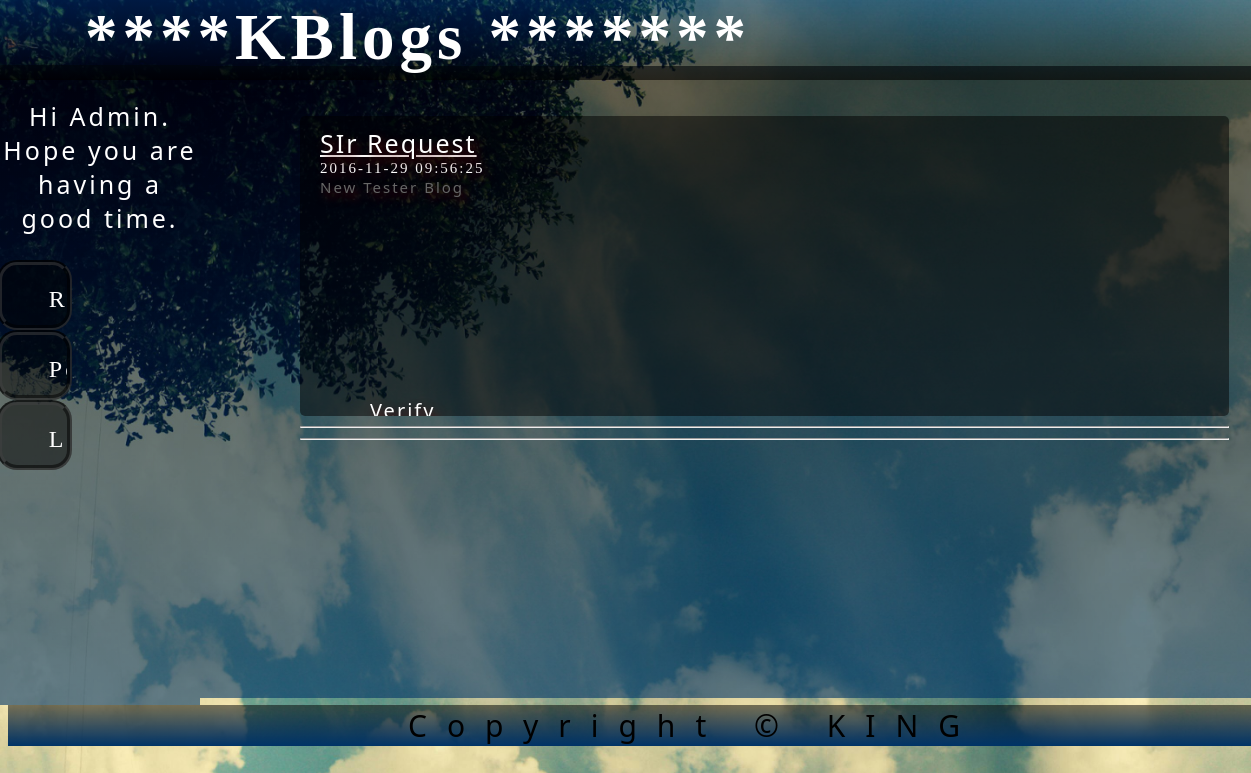
Page /admin/post.php on the committed database.
### tables this page shows
CREATE TABLE `posts` (
  `post_id` int(11) NOT NULL,
  `title` varchar(200) NOT NULL,
  `content` text NOT NULL,
  `datetime` datetime NOT NULL,
  `postby` int(11) NOT NULL,
  `verified` int(11) NOT NULL DEFAULT '0',
  `publish` int(11) NOT NULL DEFAULT '0',
  `r1` int(11) NOT NULL DEFAULT '0',
  `r2` int(11) NOT NULL DEFAULT '0',
  `r3` int(11) NOT NULL DEFAULT '0',
  `r4` int(11) NOT NULL DEFAULT '0',
  `r5` int(11) NOT NULL DEFAULT '0',
  `rating` float NOT NULL DEFAULT '0'
);

### admin/post.php (the view, shortened to what this page needs)
<?php
include "../sqlconnection.php";
$query="SELECT * FROM posts WHERE verified=0 && publish=1 ORDER BY datetime";
    $result=mysqli_query($conn,$query);
?>
<html>
 	<head>
 		<link rel="stylesheet" type="text/css" href="css/admin.css">
 	</head>
 	<body>
 		<div class="brand">
        	<a href= "#" style= "text-decoration:none; color:#ffffff" >&nbsp;&nbsp;&nbsp;&nbsp;****KBlogs *******</a>
    	</div>
 		<div class="menu">
 		<br>
 			<div class="menutext">
 				<center>
 		 			Hi Admin.<br>
 					Hope you are having a good time.
 				</center>
 			</div>
 			<div class="col-3">
 				<ul>
          <li>
            <a href="viewpost.php?post_id=78"><span class="glyphicon glyphicon-tag">&nbsp;<font size="5px" face="Brush Script MT">ReadPosts</font></span></a>
          </li>
          <li>
            <a href="post.php"><span class="glyphicon glyphicon-question-sign">&nbsp;<font size="5px" face="Brush Script MT">Pending</font></span></a>
          </li>
          <li>
            <a href="logout.php"><span class="glyphicon glyphicon-log-out">&nbsp;<font size="5px" face="Brush Script MT">Logout</font></span></a>
          </li>
        </ul>
 			</div>
 		</div>
 		<div class="admincontent">
<?php
    if (mysqli_num_rows($result) > 0){
      while($value=mysqli_fetch_array($result)){
?>
 			  <div id="blog">
               <div id="btitle"><u><?php echo $value['title']; ?></u></div>
               <div id="dtime"><?php echo $value['datetime']; ?></div>
               <div id="bontent"><?php echo $value['content']; ?></div>
               <div id="optns">
               <ul>
               <li><?php echo "<a href=verify_post.php?post_id=".$value['post_id'].">Verify</a>";?></li>
               </ul>
               </div>
           </div>
           <hr><hr><br>
<?php
        }
    }else
    {
?>
        <div style="font-size: 35px"> Hey...It Seems You Don't Have Any Pending Tasks To Be Done....;)<br>You Have Time To Read Blogs.... ;)</div>
<?php
        }
?>
 		</div>
 	 	<div class="copyright">
       		<p>
       			Copyright &copy; KING
       		</p>
     	</div>
 	</body>

### admin/css/admin.css (style rules this page uses)
[class*="col-"] { position: relative; background-color: (0,0,0,0.7); }
.col-3 { width: 25%; }
body { background-image: url(../img/bg.jpg); background-repeat: no-repeat; background-size: 100% 100%; }
.menu { position: fixed; left: 0px; top: 65px; background: -webkit-linear-gradient(rgba(0,0,0,0.5), rgba(66,66,66,1)); background: -moz-linear-gradient(rgba(0,0,0,0.5), rgba(66,66,66,1)); background: linear-gradient(rgba(0,0,0,0.5), rgba(66,66,66,1)); width:200px; height: 80%; border: 5px; border-radius: 0px; border-color: rgba(66,66,66,0.5); justify-content:flex-start; font-family: Candara, Calibri, Segoe, 'Segoe UI', Optima, Arial, sans-serif; font-size: 25px; color: #ffffff; letter-spacing: 3px; background: rgba(0, 51, 102, 0.5); background: -webkit-linear-gradient(rgba(0,0,0,0.6), rgba(0, 51, 102, 0.6)); background: -moz-linear-gradient(rgba(0,0,0,0.6), rgba(0, 51, 102, 0.6)); background: linear-gradient(rgba(0,0,0, 0.6), rgba(0, 51, 102, 0.6)); }
.menutext { border-bottom: 1px solid inherit; }
.menu ul { display: inline-block; list-style-type: none; position: relative; left: -43px; }
.menu ul li { justify-content: center; padding-top: 10px; padding-bottom: 25px; padding-left: 10px; padding-right: 0px; font-size: 30px; width: 55px; overflow: hidden; height: 25px; background-color: rgba(0,0,0,0.5); color: #ffffff; -webkit-transition: width 2s, height 2s; transition: width 0.3s, height 0.3s; border-radius: 20px; border: 5px; border-style: groove; border-color: rgba(66,66,66,0.5); }
.menu ul li a { text-decoration: none; color: inherit; display: inline-block; font-family: "Brush Script MT", cursive; }
span { font-family: "Brush Script MT", cursive; }
.glyphicon { display: inline-block; text-decoration:none; font-family: 'Glyphicons Halflings'; -webkit-font-smoothing: antialiased; -moz-osx-font-smoothing: grayscale; }
.glyphicon-log-out:before { content: "\e163"; }
.glyphicon-tag:before { content: "\e041"; }
.glyphicon-question-sign:before { content: "\e085"; }
.brand { font-size:65px; position:fixed; height: 10%; width:100%; top:0px; left:0px; color:white; font-family: "Brush Script MT", cursive; font-weight: bolder; letter-spacing:5px; z-index: 1000; background: -webkit-linear-gradient(rgba(0, 51, 102, 0.5), rgba(0,0,0,0.6)); background: -moz-linear-gradient(rgba(0, 51, 102, 0.5), rgba(0,0,0,0.6)); background: linear-gradient(rgba(0, 51, 102, 0.5), rgba(0,0,0,0.6)); }
.admincontent { color:#ffffff; position:relative; left:192px; top:58px; padding-left: 100px; padding-top: 50px; padding-right: 50px; width:75.25%; height:74.2%; letter-spacing: 2px; font-family: Candara, Calibri, Segoe, 'Segoe UI', Optima, Arial, sans-serif; font-size: 20px; overflow: scroll; text-shadow: 4px 5px 10px #550000; background: rgba(0, 51, 102, 0.5); background: -webkit-linear-gradient(rgba(0,0,0,0.6), rgba(0, 51, 102, 0.6)); background: -moz-linear-gradient(rgba(0,0,0,0.6), rgba(0, 51, 102, 0.6)); background: linear-gradient(rgba(0,0,0, 0.6), rgba(0, 51, 102, 0.6)); }
.copyright { width:70%; position:relative; left:0px; bottom:-35px; letter-spacing: 20px; font-family: Candara, Calibri, Segoe, 'Segoe UI', Optima, Arial, sans-serif; font-size: 30px; padding-left: 400px; background: -webkit-linear-gradient(rgba(0,0,0,0.5), rgba(0, 51, 102, 1)); background: -moz-linear-gradient(rgba(0,0,0,0.5), rgba(0, 51, 102, 1)); background: linear-gradient(rgba(0,0,0,0.5), rgba(0, 51, 102, 1)); }
#blog { width: 100%; background-color: rgba(0,0,0,0.5); border-radius: 5px; height: 300px; overflow:hidden; }
#btitle { position: relative; font-size: 25px; padding-left: 20px; padding-top: 10px; }
#dtime { padding-left: 20px; font-size: 15px; font-family: "Times New Roman", Georgia, Serif; }
#bontent { padding-left: 20px; font-size: 15px; color: #666666; text-decoration: none; height: 200px; overflow-y: scroll; overflow-x: hidden; }
#optns { padding-left: 20px; padding-bottom: 10px; }
#optns ul li { display: inline-block; padding-left: 10px; }
#optns ul li a { text-decoration: none; color: inherit; }

### rows in the picture
posts: title "SIr Request", datetime "2016-11-29 09:56:25", content "New Tester Blog"
